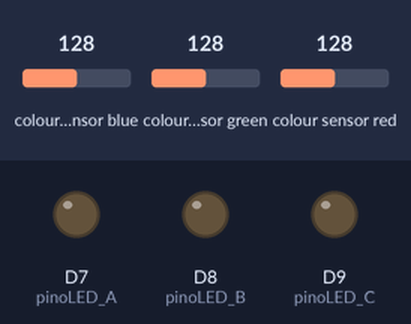
The sketch below on a simulated Arduino Nano 33 BLE. On the bench: output pins drawn as LEDs (lit = HIGH). The test bench sets the inputs (shaded band); at power-on: colour sensor blue 128, colour sensor green 128, colour sensor red 128.

Above: at 1.2 s.
1.3 s: colour sensor blue set to 218
2.8 s: colour sensor blue set to 225
At 4.0 s:
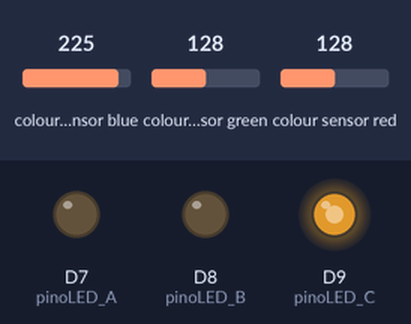
4.3 s: colour sensor green set to 217
5.8 s: colour sensor green set to 223
At 7.0 s:
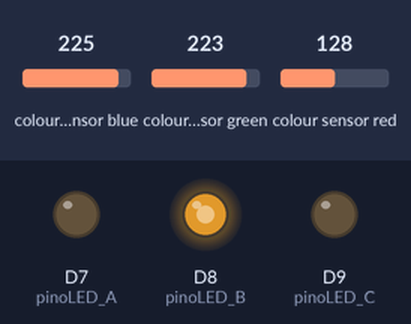
7.4 s: colour sensor red set to 216
8.9 s: colour sensor red set to 223
At 9.9 s:
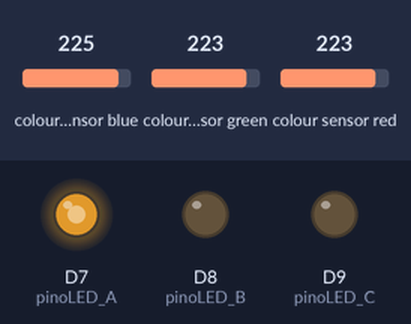
Timing chart, 0 to 11.5 s (numbered marks = the images above; inputs shaded):
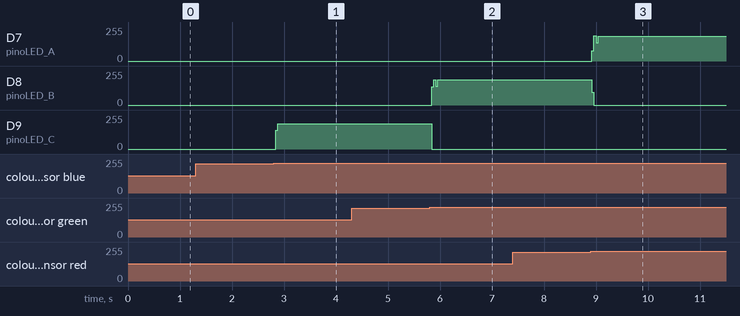

Measured:
- the behaviour switches between 220 and 221 on colour sensor blue (found by bisection; images 0 and 1)
- the behaviour switches between 220 and 221 on colour sensor green (found by bisection; images 1 and 2)
- the behaviour switches between 220 and 221 on colour sensor red (found by bisection; images 2 and 3)
- after the input at 1.3 s, every drawn part: stays the same
- after the input at 2.8 s, D9 (pinoLED_C): 0/255 → 188/255 at once
- after the input at 4.3 s, every drawn part: stays the same
- after the input at 5.8 s, D8 (pinoLED_B): 0/255 → 188/255 at once; D9 (pinoLED_C): 188/255 → 0/255 at once
- after the input at 7.4 s, every drawn part: stays the same
- after the input at 8.9 s, D7 (pinoLED_A): 0/255 → 187/255 at once; D8 (pinoLED_B): 188/255 → 0/255 at once

The sketch:

LED_signaling.ino
```cpp
/*

ACESSAR BIBLIOTECA ARDUINO APDS 9960 NO SITE DO ARDUINO PARA MAIS INFORMACOES

https://www.arduino.cc/reference/en/libraries/arduino_apds9960/

*/

//CODIGO ADAPTADO AO SENSOR DE GESTOS E CORES APDS9960, USADO COMO BASE
//PARA A LÓGICA DE RBF, USANDO A IDEIA DE TRES CARTOES RBG
//UTILIZADO PARA SUPORTE À EQUIPE DE FOGUETEMODELISMO DA UFSC APEX ROCKETRY

#import <Arduino_APDS9960.h>

const int pinoPIR = 10; //PINO DIGITAL UTILIZADO PELO SENSOR DE PRESENÇA
const int pinoLED_A = 7; //(7,8,9...)PINO DIGITAL UTILIZADO PELA TRILHA A
const int pinoLED_B = 8; //(8,9,10...)PINO DIGITAL UTILIZADO PELA TRILHA B
const int pinoLED_C = 9; //(9,10,11...)PINO DIGITAL UTILIZADO PELA TRILHA C

//RESERVAR PORTAS CORRESPONDENTES AO NUMERO DE ASOCIACOES POR TRILHA


void setup(){
  pinMode(pinoLED_A, OUTPUT); //DEFINE O PINO COMO SAÍDA
  pinMode(pinoLED_B, OUTPUT); //DEFINE O PINO COMO SAÍDA
  pinMode(pinoLED_C, OUTPUT); //DEFINE O PINO COMO SAÍDA

  pinMode(pinoPIR, INPUT); //DEFINE O PINO COMO ENTRADA

  Serial.begin(9600);

  while(!Serial);

  if (!APDS.begin()){
    Serial.println('Modulo nao inicializado');
  // For setGestureSensitivity(...), a value between 1 and 100 is required.
  // Higher values make the gesture recognition more sensitive but less accurate
  // (a wrong gesture may be detected by the sensor). Lower values makes the gesture recognition
  // more accurate but less sensitive (some gestures may be missed by the sensor).
  // Default value is 80.

  //APDS.setGestureSensitivity(80);

    Serial.println('Modulo inicializado');
  }
}


void loop(){


//TRECHO IMPLEMENTÁVEL PARA PERÍODOS DE TESTE, EM QUE A VERIFICACAO DE VALIDADE DO LANÇAMENTO PODE SER FEITA MAIS DE UMA VEZ
//POIS APAGA TODOS OS LEDS QUANDO ESTAO ACESSOS SIMULTANEAMENTE
//PARA USO DEFINITIVO, RETIRAR O IF
  if ((digitalRead(pinoLED_A), HIGH) and (digitalRead(pinoLED_A), HIGH) and (digitalRead(pinoLED_A), HIGH)){ //se todos os leds estiverem acessos, eles serao apagados e o loop, interrompido
    digitalWrite(pinoLED_A, LOW); //APAGA O LED
    digitalWrite(pinoLED_B, LOW); //APAGA O LED
    digitalWrite(pinoLED_C, LOW); //APAGA O LED

  }


  if (APDS.colorAvailable()){ //LOGICA DO SENSOR EM QUESTAO

    int r, g, b; //inteiros para as cores rgb
    APDS.readColor(r,g,b);

    //LOGICA DO SENSOR EM QUESTAO

    if (r > 220){ //cor vermelha acende o primeiro led, caso esteja apagado
      if (digitalRead(pinoLED_A) == LOW) {
        digitalWrite(pinoLED_A, HIGH); //ACENDE A PRIMEIRA TRHILA DE LEDS, INDICANDO A PRIMEIRA VALIDACAO DE LANCAMENTO
    }

  }
    else if (g > 220){ //cor verde acende o segundo led, caso esteja apagado
      if (digitalRead (pinoLED_B) == LOW) {
        digitalWrite(pinoLED_B, HIGH); //ACENDE A SEGUNDA TRHILA DE LEDS, INDICANDO A SEGUNDA VALIDACAO DE LANCAMENTO
      }

}

    else if (b > 220){ //cor azul acende o terceiro led, caso esteja apagado
      if (digitalRead (pinoLED_C) == LOW) {
        digitalWrite(pinoLED_C, HIGH); //ACENDE A TERCEIRA TRHILA DE LEDS, INDICANDO A TERCEIRA VALIDACAO DE LANCAMENTO
      }

    }
    //OBS: AS CORES DE VALIDACAO (VERMELHA, VERDE E AZUL) SAO ARBITRARIAS E ADAPTADAS AO SENSOR DE TESTE EM QUESTAO USADO
   //A LOGICA IMPLEMENTADA SIMULA QUALQUER OUTRA LOGICA DE VALIDACAO UTILIZAVEL PELA EQUIPE
  }
  }
```
